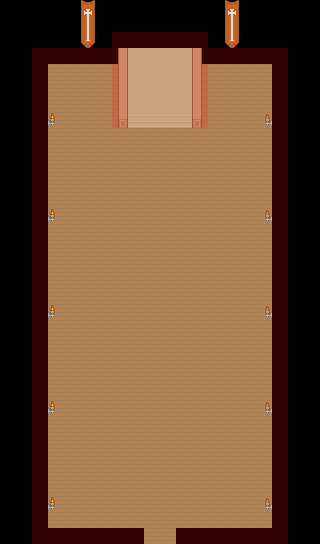

Tiled map render using the project's own tile images. Description and the map definition, with tile-layer contents summarised, below:
An orthogonal 20x34 tile map with 16x16 px tiles, 6 tile layers (grass, Tile Layer 3, Tile Layer 4, player, ...), 3 tilesets.

<map version="1.0" orientation="orthogonal" renderorder="right-down" width="20" height="34" tilewidth="16" tileheight="16" nextobjectid="163">
 <tileset firstgid="1" name="roguelikeSheet_transparent" tilewidth="16" tileheight="16" spacing="1">
  <image source="roguelikeSheet_transparent.png" width="968" height="526" />
 </tileset>
 <tileset firstgid="1768" name="roguelikeIndoor_transparent" tilewidth="16" tileheight="16" spacing="1">
  <image source="roguelikeIndoor_transparent.png" width="457" height="305" />
 </tileset>
 <tileset firstgid="2236" name="meta_tiles" tilewidth="16" tileheight="16" spacing="1" margin="1">
  <image source="meta_tiles.png" width="35" height="18" />
 </tileset>
 <layer name="grass" width="20" height="34">
  <data>[680 cells, 408 non-empty, 1 distinct tile ids]</data>
 </layer>
 <layer name="Tile Layer 3" width="20" height="34">
  <data>[680 cells, 20 non-empty, 2 distinct tile ids]</data>
 </layer>
 <layer name="Tile Layer 4" width="20" height="34">
  <data>[680 cells, 16 non-empty, 7 distinct tile ids]</data>
 </layer>
 <layer name="player" width="20" height="34">
  <data>[680 cells, 0 non-empty, 0 distinct tile ids]</data>
 </layer>
 <layer name="Tile Layer 6" width="20" height="34">
  <data>[680 cells, 10 non-empty, 2 distinct tile ids]</data>
 </layer>
 <layer name="collisions" width="20" height="34">
  <data>[680 cells, 98 non-empty, 1 distinct tile ids]</data>
 </layer>
</map>
